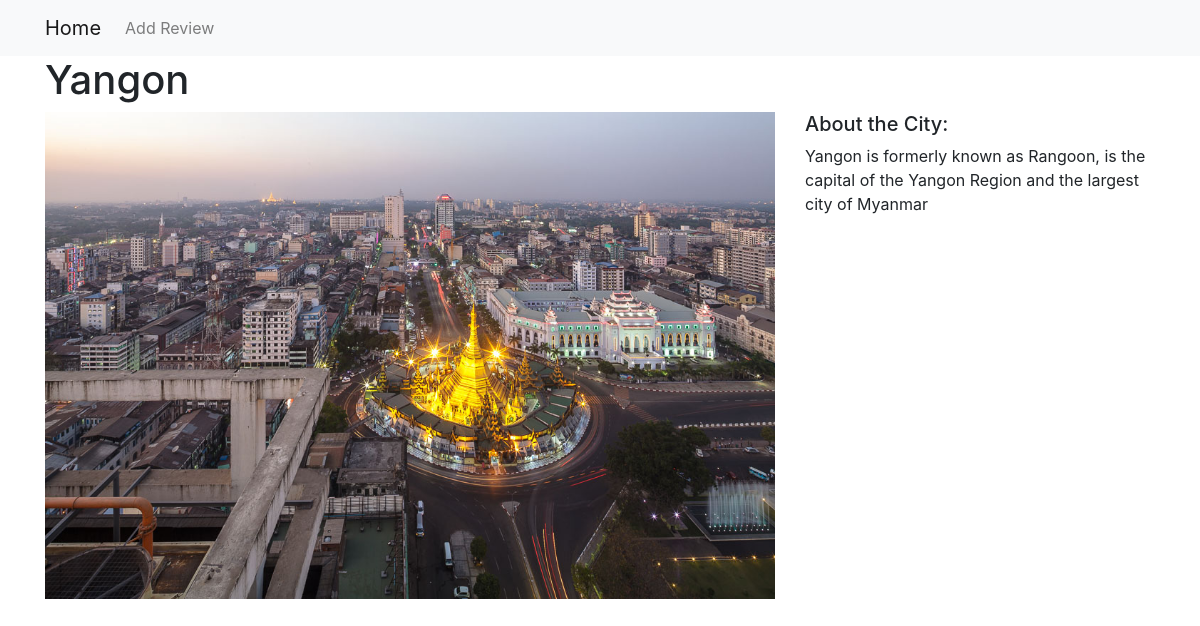
/reviews/1/, run on the app's committed database.
### reviews/models.py (models this page shows, shortened)
class Place(models.Model):
    title = models.CharField(max_length=60)
    description = models.CharField(max_length=600)
    image = models.FilePathField(path="/images")

### reviews/views.py (the view)
# urls.py: path("<int:pk>/", views.place_detail, name="place_detail"),
def place_detail(request, pk):
    review = Place.objects.get(pk=pk)
    context = {
        'review': review
    }
    return render(request, 'place_detail.html', context)

### reviews/templates/place_detail.html (shortened to what this page needs)
{% extends "base.html" %}
{% load static %}
{% block page_content %}
<h1>{{ review.title }}</h1>
<div class="row">
    <div class="col-md-8">
        <img src="{% static review.image %}" alt="" width="100%">
    </div>
    <div class="col-md-4">
        <h5>About the City:</h5>
        <p>{{ review.description }}</p>
    </div>
</div>
{% endblock %}

### data on the page
Place: title "Yangon", image (picture), description "Yangon is formerly known as Rangoon, is the capital of the Yangon Region and the largest city of Myanmar"
